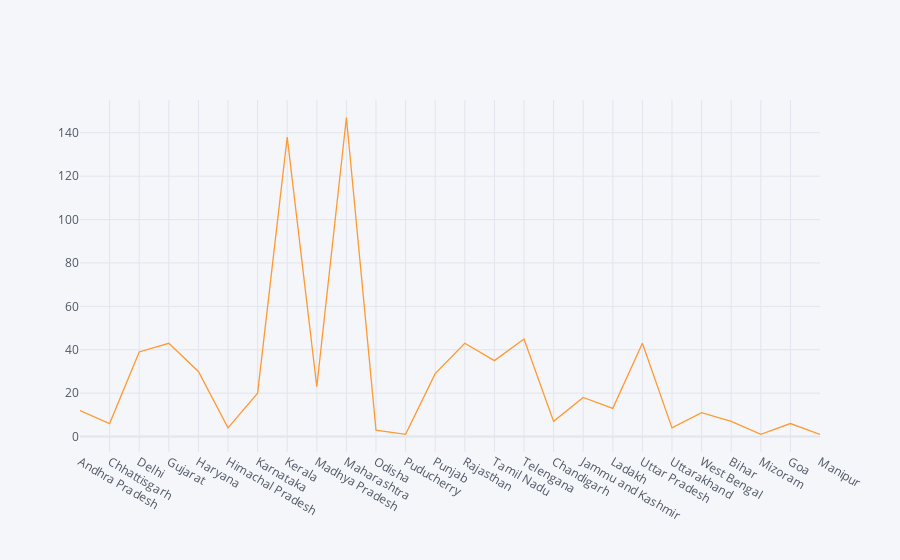

Notebook code cell kept with this figure:
### Code cell
#PLOTLY VISUALIZATION 
df.iplot(kind='scatter', x='Name of State / UT', y='Total Cases')

### Figure 1 — Plotly figure (JSON) as saved in the notebook; plotly's stock layout.template omitted (floating-point values rounded to 4 significant figures)
{"data": [{"line": {"color": "rgba(255, 153, 51, 1.0)", "dash": "solid", "shape": "linear", "width": 1.3}, "mode": "lines", "name": "Total Cases", "text": "", "type": "scatter", "x": ["Andhra Pradesh", "Chhattisgarh", "Delhi", "Gujarat", "Haryana", "Himachal Pradesh", "Karnataka", "Kerala", "Madhya Pradesh", "Maharashtra", "Odisha", "Puducherry", "Punjab", "Rajasthan", "Tamil Nadu", "Telengana", "Chandigarh", "Jammu and Kashmir", "Ladakh", "Uttar Pradesh", "Uttarakhand", "West Bengal", "Bihar", "Mizoram", "Goa", "Manipur"], "y": [12, 6, 39, 43, 30, 4, 20, 138, 23, 147, 3, 1, 29, 43, 35, 45, 7, 18, 13, 43, 4, 11, 7, 1, 6, 1]}], "layout": {"legend": {"bgcolor": "#F5F6F9", "font": {"color": "#4D5663"}}, "paper_bgcolor": "#F5F6F9", "plot_bgcolor": "#F5F6F9", "title": {"font": {"color": "#4D5663"}}, "xaxis": {"gridcolor": "#E1E5ED", "showgrid": true, "tickfont": {"color": "#4D5663"}, "title": {"font": {"color": "#4D5663"}, "text": ""}, "zerolinecolor": "#E1E5ED"}, "yaxis": {"gridcolor": "#E1E5ED", "showgrid": true, "tickfont": {"color": "#4D5663"}, "title": {"font": {"color": "#4D5663"}, "text": ""}, "zerolinecolor": "#E1E5ED"}}}
